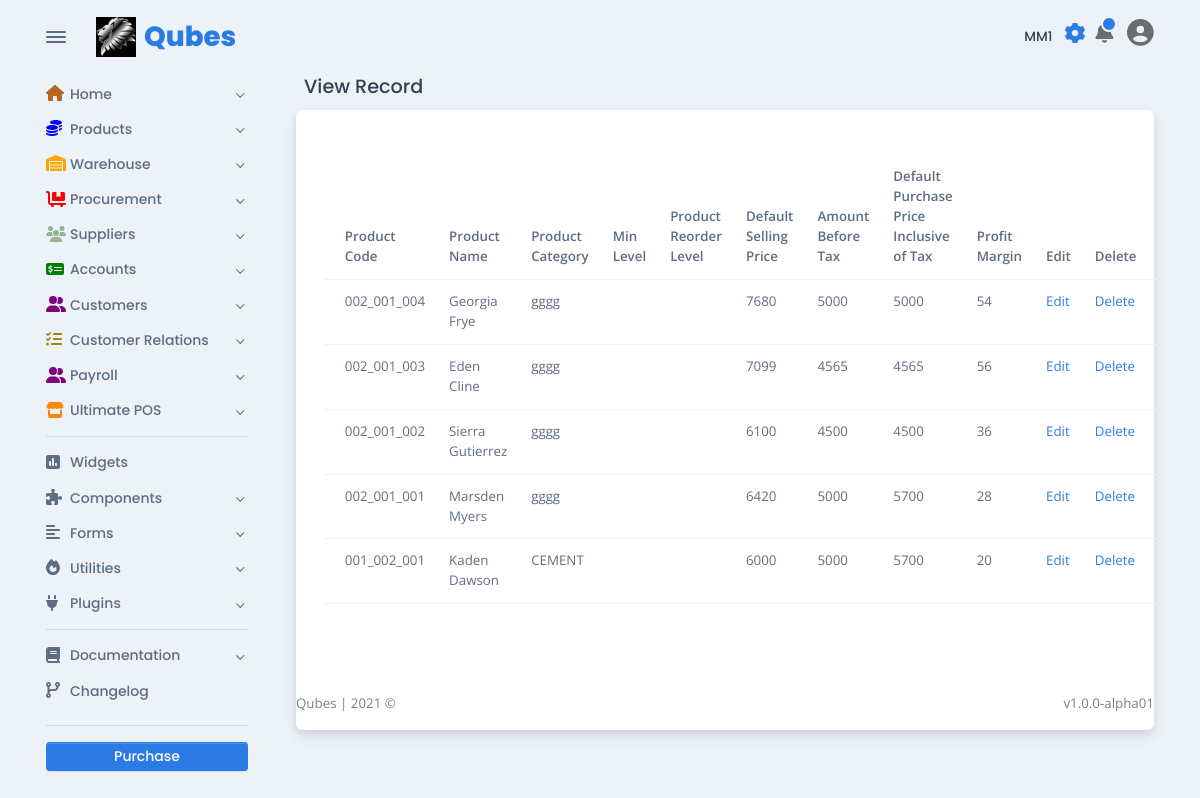
Screenshot of /products/view-product-ui.php (signed in) with the database file from the repository.
### tables this page shows
CREATE TABLE `tbl_product` (
  `id` int(11) NOT NULL,
  `product_name` varchar(100) NOT NULL,
  `product_code` varchar(100) NOT NULL,
  `product_unit` varchar(254) NOT NULL,
  `product_category` varchar(254) NOT NULL,
  `weight` varchar(50) NOT NULL,
  `sub_category` varchar(50) NOT NULL,
  `product_image` varchar(254) NOT NULL,
  `dsp_price` int(254) NOT NULL,
  `amount_before_tax` int(50) NOT NULL,
  `dpp_inc_tax` int(50) NOT NULL,
  `applicable_tax` int(50) NOT NULL,
  `profit_margin` int(50) NOT NULL,
  `user` varchar(50) NOT NULL,
  `status` varchar(15) NOT NULL DEFAULT 'pending',
  `atomic_unit` varchar(100) NOT NULL,
  `conversion` varchar(200) NOT NULL,
  `bs_price` varchar(100) NOT NULL
);

### products/view-product-ui.php (the view, shortened to what this page needs)
<!DOCTYPE html>
<html lang="en-US" dir="ltr">
<?php
include '../includes/base_page/head.php';
?>
<?php
include_once '../includes/dbconnect.php';
?>
<body>
  <main class="main" id="top">
    <div class="container" data-layout="container">
      <?php
      include '../includes/base_page/nav.php';
      ?>
      <div class="content">
        <?php
        include '../navbar-shared.php';
        ?>
        <h5 class="p-2">View Record</h5>
        <div class="card">
          <div class="card-body fs--1 p-4">
            <form>
              <div class="row my-3">
                <div class="col">
                  <table class="table">
                    <thead>
                      <tr>
                        <th scope="col">Product Code</th>
                        <th scope="col">Product Name</th>
                        <th scope="col">Product Category</th>
                        <th scope="col">Min Level</th>
                        <th scope="col">Product Reorder Level</th>
                        <th scope="col">Default Selling Price</th>
                        <th scope="col">Amount Before Tax</th>
                        <th scope="col">Default Purchase Price Inclusive of Tax</th>
                        <th scope="col">Profit Margin</th>
                        <th scope="col">Edit</th>
                        <th scope="col">Delete</th>
                      </tr>
                    </thead>
                    <tbody>
                      <?php
                      $sel_query = "Select * from tbl_product ORDER BY product_code desc;";
                      $result = mysqli_query($conn, $sel_query);
                      while ($row = mysqli_fetch_assoc($result)) { ?>
                        <tr>
                          <td scope="col"><?php echo $row["product_code"]; ?></td>
                          <td scope="col"><?php echo $row["product_name"]; ?></td>
                          <td scope="col"><?php echo $row["product_category"]; ?></td>
                          <td scope="col"><?php echo $row["min_level"]; ?></td>
                          <td scope="col"><?php echo $row["reorder"]; ?></td>
                          <td scope="col"><?php echo $row["dsp_price"]; ?></td>
                          <td scope="col"><?php echo $row["amount_before_tax"]; ?></td>
                          <td scope="col"><?php echo $row["dpp_inc_tax"]; ?></td>
                          <td scope="col"><?php echo $row["profit_margin"]; ?></td>
                          <td scope="col">
                            <a href="edit_ product.php?id=<?php echo $row["product_code"]; ?>">Edit</a>
                          </td>
                          <td scope="col">
                            <a href="delete_product.php?id=<?php echo $row["product_code"]; ?>">Delete</a>
                          </td>
                        </tr>
                      <?php $count++;
                      } ?>
                    </tbody>
                  </table>
                </div>
            </form>
          </div>
        </div>
        <?php
        include '../includes/base_page/footer.php';
        ?>
</body>
</html>

### includes/base_page/head.php (shortened to what this page needs)
<head>
  <link href="../assets/css/theme-rtl.min.css" rel="stylesheet" id="style-rtl">
  <link href="../assets/css/theme.min.css" rel="stylesheet" id="style-default">
</head>

### includes/base_page/nav.php (shortened to what this page needs)
<nav class="navbar navbar-light navbar-vertical navbar-expand-xl">
  <div class="d-flex align-items-center">
    <div class="toggle-icon-wrapper">
      <button class="btn navbar-toggler-humburger-icon navbar-vertical-toggle" data-toggle="tooltip" data-placement="left" title="Toggle Navigation"><span class="navbar-toggle-icon"><span class="toggle-line"></span></span></button>
    </div><a class="navbar-brand" href="../index.html">
      <div class="d-flex align-items-center py-3"><img class="mr-2" src="../assets/img/logos/qubes.jpeg" alt="OG LOL" width="40" /><span class="font-sans-serif">Qubes</span>
      </div>
    </a>
  </div>
  <div class="collapse navbar-collapse" id="navbarVerticalCollapse">
    <?php
    require 'sidenav-shared.php';
    genSideBar();
    ?>
  </div>
</nav>

### includes/base_page/sidenav-shared.php (shortened to what this page needs)
<?php
function genSideBar()
{
  echo <<<EOD
  <div class="navbar-vertical-content scrollbar">
  <ul class="navbar-nav flex-column">
    <li class="nav-item"><a class="nav-link dropdown-indicator" href="#home" data-toggle="collapse" role="button" aria-expanded="false" aria-controls="home">
      <div class="d-flex align-items-center"><span class="nav-link-icon"><span class="fas fa-home" style = "color:#b5651d;"></span></span><span class="nav-link-text"> Home</span>
      </div>
    </a>
  </li>
  <li class="nav-item"><a class="nav-link dropdown-indicator" href="#pages" data-toggle="collapse" role="button" aria-expanded="false" aria-controls="pages">
    <div class="d-flex align-items-center"><span class="nav-link-icon"><span class="fas fa-coins" style="color:blue;"></span></span><span class="nav-link-text"> Products</span>
    </div>
  </a>
</li>
<li class="nav-item"><a class="nav-link dropdown-indicator" href="#purchase_rqn" data-toggle="collapse" role="button" aria-expanded="false" aria-controls="purchase_rqn">
  <div class="d-flex align-items-center"><span class="nav-link-icon"><span class="fas fa-warehouse" style="color:orange;"></span></span><span class="nav-link-text"> Warehouse</span>
  </div>
</a>
</li>
<li class="nav-item"><a class="nav-link dropdown-indicator" href="#email" data-toggle="collapse" role="button" aria-expanded="false" aria-controls="email">
  <div class="d-flex align-items-center"><span class="nav-link-icon"><span class="fas fa-dolly-flatbed" style="color:red;"></span></span><span class="nav-link-text"> Procurement</span>
  </div>
</a>
</li>
<li class="nav-item"><a class="nav-link dropdown-indicator" href="#supply" data-toggle="collapse" role="button" aria-expanded="false" aria-controls="email">
  <div class="d-flex align-items-center"><span class="nav-link-icon"><span class="fas fa-users" style="color:#90B494;"></span></span><span class="nav-link-text"> Suppliers</span>
  </div>
</a>
</li>
<li class="nav-item"><a class="nav-link dropdown-indicator" href="#e-commerce" data-toggle="collapse" role="button" aria-expanded="false" aria-controls="e-commerce">
  <div class="d-flex align-items-center"><span class="nav-link-icon"><span class="fas fa-money-check-alt" style="color:green;"></span></span><span class="nav-link-text"> Accounts</span>
  </div>
</a>
</li>
<li class="nav-item"><a class="nav-link dropdown-indicator" href="#e-custo" data-toggle="collapse" role="button" aria-expanded="false" aria-controls="e-commerce">
  <div class="d-flex align-items-center"><span class="nav-link-icon"><span class="fas fa-user-friends" style="color:purple;"></span></span><span class="nav-link-text"> Customers</span>
  </div>
</a>
</li>
<li class="nav-item"><a class="nav-link dropdown-indicator" href="#e-quote" data-toggle="collapse" role="button" aria-expanded="false" aria-controls="e-commerce">
  <div class="d-flex align-items-center"><span class="nav-link-icon"><span class="fas fa-tasks" style="color:#9b870c;"></span></span><span class="nav-link-text"> Customer Relations</span>
  </div>
</a>
</li>
<li class="nav-item"><a class="nav-link dropdown-indicator" href="#e-payroll" data-toggle="collapse" role="button" aria-expanded="false" aria-controls="e-commerce">
  <div class="d-flex align-items-center"><span class="nav-link-icon"><span class="fas fa-user-friends" style="color:purple;"></span></span><span class="nav-link-text"> Payroll</span>
  </div>
</a>
</li>
<li class="nav-item"><a class="nav-link dropdown-indicator" href="#e-pos" data-toggle="collapse" role="button" aria-expanded="false" aria-controls="e-commerce">
  <div class="d-flex align-items-center"><span class="nav-link-icon"><span class="fas fa-store" style="color:#Fb870c;"></span></span><span class="nav-link-text">Ultimate POS</span>
  </div>
</a>
</li>
</ul>
<div class="navbar-vertical-divider">
  <hr class="navbar-vertical-hr my-2" />
</div>
<ul class="navbar-nav flex-column">
  <li class="nav-item"><a class="nav-link" href="../widgets.html">
    <div class="d-flex align-items-center"><span class="nav-link-icon"><span class="fas fa-poll"></span></span><span class="nav-link-text"> Widgets</span>
    </div>
  </a>
</li>
<li class="nav-item"><a class="nav-link dropdown-indicator" href="#components" data-toggle="collapse" role="button" aria-expanded="false" aria-controls="components">
  <div class="d-flex align-items-center"><span class="nav-link-icon"><span class="fas fa-puzzle-piece"></span></span><span class="nav-link-text"> Components</span>
  </div>
</a>
</li>
<li class="nav-item"><a class="nav-link dropdown-indicator" href="#forms" data-toggle="collapse" role="button" aria-expanded="false" aria-controls="forms">
  <div class="d-flex align-items-center"><span class="nav-link-icon"><span class="fas fa-align-left"></span></span><span class="nav-link-text"> Forms</span>
  </div>
</a>
</li>
<li class="nav-item"><a class="nav-link dropdown-indicator" href="#utilities" data-toggle="collapse" role="button" aria-expanded="false" aria-controls="utilities">
  <div class="d-flex align-items-center"><span class="nav-link-icon"><span class="fas fa-fire"></span></span><span class="nav-link-text"> Utilities</span>
  </div>
</a>
</li>
<li class="nav-item"><a class="nav-link dropdown-indicator" href="#plugins" data-toggle="collapse" role="button" aria-expanded="false" aria-controls="plugins">
  <div class="d-flex align-items-center"><span class="nav-link-icon"><span class="fas fa-plug"></span></span><span class="nav-link-text"> Plugins</span>
  </div>
</a>
</li>
</ul>
<div class="navbar-vertical-divider">
  <hr class="navbar-vertical-hr my-2" />
</div>
<ul class="navbar-nav flex-column">
  <li class="nav-item"><a class="nav-link dropdown-indicator" href="#documentation" data-toggle="collapse" role="button" aria-expanded="false" aria-controls="documentation">
    <div class="d-flex align-items-center"><span class="nav-link-icon"><span class="fas fa-book"></span></span><span class="nav-link-text"> Documentation</span>
    </div>
  </a>
</li>
<li class="nav-item"><a class="nav-link" href="../changelog.html">
  <div class="d-flex align-items-center"><span class="nav-link-icon"><span class="fas fa-code-branch"></span></span><span class="nav-link-text"> Changelog</span>
  </div>
</a>
</li>
</ul>
<div class="settings">
  <div class="navbar-vertical-divider">
    <hr class="navbar-vertical-hr my-3" />
  </div><a class="btn btn-sm d-block w-100 btn-purchase" href="https://themes.getbootstrap.com/product/falcon-admin-dashboard-webapp-template/" target="_blank">Purchase</a>
</div>
</div>
EOD;
}

### navbar-shared.php (shortened to what this page needs)
<nav class="navbar navbar-light navbar-glass navbar-top navbar-expand">
  <ul class="navbar-nav navbar-nav-icons ml-auto flex-row align-items-center">
    <ul class="navbar-nav align-items-center d-none d-lg-block">
      <li class="nav-item">
        <h6 id="branch" class="mt-3 mr-2"><?= $_SESSION['branch'] ?></h6>
      </li>
    </ul>
    <li class="nav-item"><a class="nav-link settings-popover" href="#settings-modal" data-toggle="modal"><span class="ripple"></span><span class="fa-spin position-absolute all-0 d-flex flex-center"><span class="icon-spin position-absolute all-0 d-flex flex-center">
            </span></span></a></li>
    <li class="nav-item dropdown">
      <a class="nav-link notification-indicator notification-indicator-primary px-0 icon-indicator" id="navbarDropdownNotification" href="#" role="button" data-toggle="dropdown" aria-haspopup="true" aria-expanded="false"><span class="fas fa-bell" data-fa-transform="shrink-6" style="font-size: 33px;"></span></a>
    </li>
    <li class="nav-item dropdown"><a class="nav-link pr-0" id="navbarDropdownUser" href="#" role="button" data-toggle="dropdown" aria-haspopup="true" aria-expanded="false">
        <div>
          <span class="fa fa-user-circle fa-2x mt-0"></span>
        </div>
      </a>
    </li>
  </ul>
</nav>

### includes/base_page/footer.php (shortened to what this page needs)
<footer>
  <div class="row g-0 justify-content-between fs--1 mt-4 mb-3">
    <div class="col-12 col-sm-auto text-center">
      <p class="mb-0 text-600">Qubes <span class="d-none d-sm-inline-block">| </span><br class="d-sm-none" /> 2021 &copy;</p>
    </div>
    <div class="col-12 col-sm-auto text-center">
      <p class="mb-0 text-600">v1.0.0-alpha01</p>
    </div>
  </div>
</footer>
</div>
</div>
</main>

### rows the page displays
tbl_product: product_code "002_001_004", product_name "Georgia Frye", product_category "gggg", dsp_price "7680", amount_before_tax "5000", dpp_inc_tax "5000", profit_margin "54"
tbl_product: product_code "002_001_003", product_name "Eden Cline", product_category "gggg", dsp_price "7099", amount_before_tax "4565", dpp_inc_tax "4565", profit_margin "56"
tbl_product: product_code "002_001_002", product_name "Sierra Gutierrez", product_category "gggg", dsp_price "6100", amount_before_tax "4500", dpp_inc_tax "4500", profit_margin "36"
tbl_product: product_code "002_001_001", product_name "Marsden Myers", product_category "gggg", dsp_price "6420", amount_before_tax "5000", dpp_inc_tax "5700", profit_margin "28"
tbl_product: product_code "001_002_001", product_name "Kaden Dawson", product_category "CEMENT", dsp_price "6000", amount_before_tax "5000", dpp_inc_tax "5700", profit_margin "20"

### other values shown
$_SESSION['branch'] "MM1"
